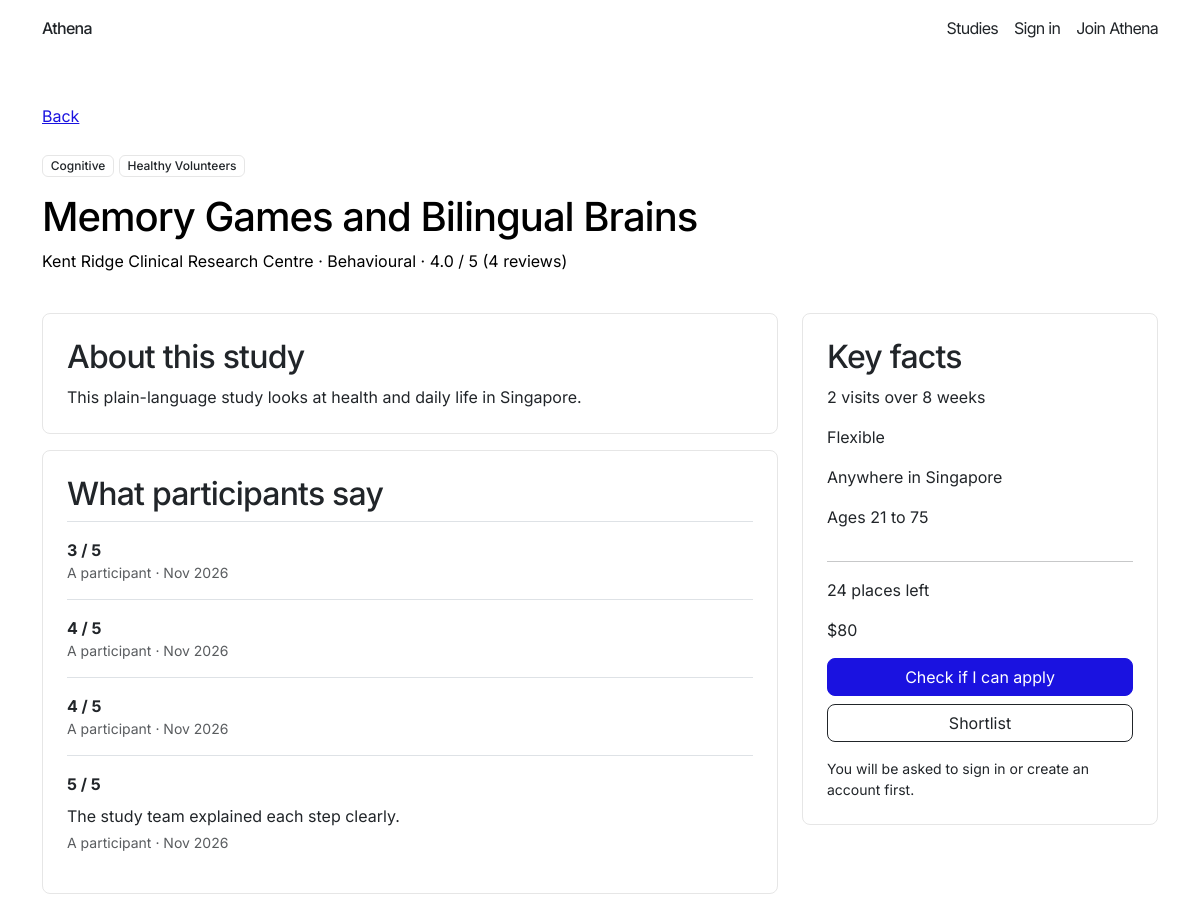
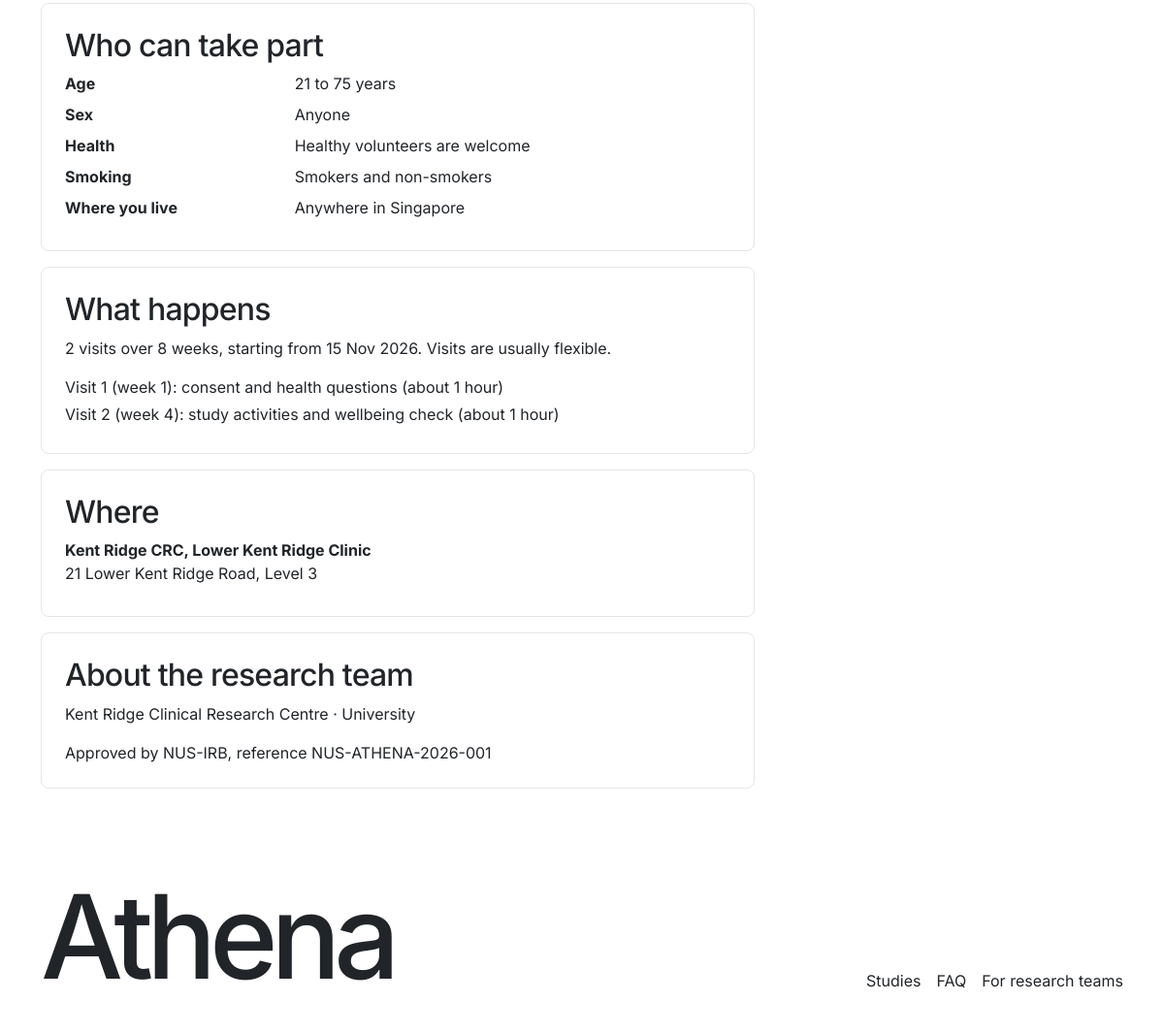
The page /studies/memory-games-and-bilingual-brains/ on the database its author committed (2 pictures, top to bottom).
### core/models.py (models this page shows, shortened)
class TimeStampedModel(models.Model):
    created_at = models.DateTimeField(auto_now_add=True)
    updated_at = models.DateTimeField(auto_now=True)
    class Meta:
        abstract = True

class Study(TimeStampedModel):
    class StudyType(models.TextChoices):
        INTERVENTIONAL = 'interventional', 'Interventional'
        OBSERVATIONAL = 'observational', 'Observational'
        BEHAVIOURAL = 'behavioural', 'Behavioural'
    class Phase(models.TextChoices):
        NOT_APPLICABLE = 'not_applicable', 'Not applicable'
        PHASE_1 = 'phase_1', 'Phase I'
        PHASE_2 = 'phase_2', 'Phase II'
        PHASE_3 = 'phase_3', 'Phase III'
        PHASE_4 = 'phase_4', 'Phase IV'
    class SexEligibility(models.TextChoices):
        ALL = 'all', 'Anyone'
        FEMALE = 'female', 'Women only'
        MALE = 'male', 'Men only'
    class SmokerRule(models.TextChoices):
        ANY = 'any', 'Smokers and non-smokers'
        NON_SMOKERS = 'non_smokers', 'Non-smokers only'
        SMOKERS = 'smokers', 'Smokers only'
    class VisitTimes(models.TextChoices):
        WEEKDAY_DAYTIME = 'weekday_daytime', 'Weekday daytime'
        WEEKDAY_EVENINGS = 'weekday_evenings', 'Weekday evenings'
        WEEKENDS = 'weekends', 'Weekends'
        FLEXIBLE = 'flexible', 'Flexible'
    class Status(models.TextChoices):
        DRAFT = 'draft', 'Draft'
        PENDING_REVIEW = 'pending_review', 'Pending review'
        CHANGES_REQUESTED = 'changes_requested', 'Changes requested'
        PUBLISHED = 'published', 'Published'
        PAUSED = 'paused', 'Paused'
        FULL = 'full', 'Full'
        CLOSED = 'closed', 'Closed'
    organisation = models.ForeignKey(
        Organisation, on_delete=models.RESTRICT, related_name='studies'
    )
    category = models.ForeignKey(
        StudyCategory, on_delete=models.RESTRICT, related_name='studies'
    )
    title = models.CharField(max_length=200)
    slug = models.SlugField(max_length=220, unique=True, blank=True)
    description = models.TextField()
    visit_plan = models.TextField(blank=True)
    study_type = models.CharField(max_length=20, choices=StudyType.choices)
    phase = models.CharField(
        max_length=20, choices=Phase.choices, default=Phase.NOT_APPLICABLE
    )
    accepts_healthy_volunteers = models.BooleanField()
    sex_eligibility = models.CharField(
        max_length=10, choices=SexEligibility.choices, default=SexEligibility.ALL
    )
    min_age = models.PositiveIntegerField(
        validators=[MinValueValidator(21), MaxValueValidator(100)]
    )
    max_age = models.PositiveIntegerField(
        validators=[MinValueValidator(21), MaxValueValidator(100)]
    )
    min_bmi = models.DecimalField(
        max_digits=4, decimal_places=1, null=True, blank=True
    )
    max_bmi = models.DecimalField(
        max_digits=4, decimal_places=1, null=True, blank=True
    )
    smoker_rule = models.CharField(
        max_length=15, choices=SmokerRule.choices, default=SmokerRule.ANY
    )
    required_conditions = models.ManyToManyField(
        Condition, blank=True, related_name='required_by_studies'
    )
    excluded_conditions = models.ManyToManyField(
        Condition, blank=True, related_name='excluded_by_studies'
    )
    regions = models.ManyToManyField(Region, blank=True, related_name='studies')
    sites = models.ManyToManyField(Site, blank=True, related_name='studies')
    target_enrolment = models.PositiveIntegerField()
    total_visits = models.PositiveIntegerField()
    duration_weeks = models.PositiveIntegerField(
        validators=[MinValueValidator(1)]
    )
    visit_times = models.CharField(max_length=20, choices=VisitTimes.choices)
    compensation_amount = models.DecimalField(max_digits=8, decimal_places=2)
    show_compensation = models.BooleanField()
    start_date = models.DateField()
    recruitment_deadline = models.DateField()
    irb_name = models.CharField(max_length=60, blank=True)
    irb_reference = models.CharField(max_length=60, blank=True)
    irb_expiry = models.DateField(null=True, blank=True)
    irb_approved_text = models.BooleanField(default=False)
    status = models.CharField(
        max_length=20, choices=Status.choices, default=Status.DRAFT
    )
    auto_shortlist_high = models.BooleanField(default=False)
    moderation_comments = models.TextField(blank=True)
    paused_reason = models.TextField(blank=True)
    submitted_at = models.DateTimeField(null=True, blank=True)
    published_at = models.DateTimeField(null=True, blank=True)
    created_by = models.ForeignKey(
        User,
        on_delete=models.SET_NULL,
        null=True,
        blank=True,
        related_name='created_studies',
    )
    last_edited_by = models.ForeignKey(
        User,
        on_delete=models.SET_NULL,
        null=True,
        blank=True,
        related_name='edited_studies',
    )
    reviewed_by = models.ForeignKey(
        User,
        on_delete=models.SET_NULL,
        null=True,
        blank=True,
        related_name='reviewed_studies',
    )
    class Meta:
        constraints = [
            models.CheckConstraint(
                condition=Q(min_age__lte=models.F('max_age')),
                name='study_age_order',
            ),
            models.CheckConstraint(
                condition=Q(min_bmi__isnull=True)
                | Q(max_bmi__isnull=True)
                | Q(min_bmi__lte=models.F('max_bmi')),
                name='study_bmi_order',
            ),
            models.CheckConstraint(
                condition=Q(target_enrolment__gte=1),
                name='study_target_min_1',
            ),
            models.CheckConstraint(
                condition=Q(total_visits__gte=1),
                name='study_visits_min_1',
            ),
            models.CheckConstraint(
                condition=Q(compensation_amount__gte=0),
                name='study_compensation_not_negative',
            ),
        ]
    @property
    def places_left(self):
        from .services import enrolled_count
        return max(0, self.target_enrolment - enrolled_count(self))

class StudyCategory(TimeStampedModel):
    name = models.CharField(max_length=100)
    slug = models.SlugField(max_length=100, unique=True)
    ml_label = models.CharField(max_length=100, unique=True)
    description = models.CharField(max_length=255)
    display_order = models.PositiveIntegerField()
    is_active = models.BooleanField(default=True)
    class Meta:
        ordering = ['display_order']

class Organisation(TimeStampedModel):
    class OrganisationType(models.TextChoices):
        HOSPITAL = 'hospital', 'Hospital'
        UNIVERSITY = 'university', 'University'
        RESEARCH_INSTITUTE = 'research_institute', 'Research institute'
        SPONSOR = 'sponsor', 'Sponsor'
        CRO = 'cro', 'Clinical research organisation'
    name = models.CharField(max_length=150, unique=True)
    org_type = models.CharField(max_length=30, choices=OrganisationType.choices)
    contact_person = models.CharField(max_length=120)
    contact_email = models.EmailField(validators=[EmailValidator()])
    is_active = models.BooleanField(default=True)

class Review(TimeStampedModel):
    class Status(models.TextChoices):
        PENDING = 'pending', 'Pending approval'
        APPROVED = 'approved', 'Published'
        REJECTED = 'rejected', 'Not approved'
    participant = models.ForeignKey(
        ParticipantProfile, on_delete=models.CASCADE, related_name='reviews'
    )
    study = models.ForeignKey(Study, on_delete=models.CASCADE, related_name='reviews')
    rating = models.PositiveSmallIntegerField(
        validators=[MinValueValidator(1), MaxValueValidator(5)]
    )
    comment = models.CharField(max_length=1000, blank=True)
    status = models.CharField(
        max_length=12, choices=Status.choices, default=Status.PENDING
    )
    rejection_reason = models.TextField(blank=True)
    moderated_by = models.ForeignKey(
        User, on_delete=models.SET_NULL, null=True, blank=True,
        related_name='moderated_reviews',
    )
    moderated_at = models.DateTimeField(null=True, blank=True)
    class Meta:
        constraints = [
            models.UniqueConstraint(
                fields=['participant', 'study'], name='unique_review_pair'
            ),
            models.CheckConstraint(
                condition=Q(rating__gte=1) & Q(rating__lte=5),
                name='review_rating_range',
            ),
        ]

class Site(TimeStampedModel):
    name = models.CharField(max_length=120)
    address = models.CharField(max_length=255)
    postal_code = models.CharField(
        max_length=6,
        validators=[RegexValidator(r'^\d{6}$', 'Postal code must contain exactly 6 digits.')],
    )
    organisation = models.ForeignKey(
        Organisation, on_delete=models.RESTRICT, related_name='sites'
    )
    region = models.ForeignKey(Region, on_delete=models.RESTRICT, related_name='sites')
    is_active = models.BooleanField(default=True)

### storefront/views.py (the view, shortened to what this page needs)
# urls.py: path('studies/<slug:slug>/', views.study_detail, name='study_detail'),
def study_detail(request, slug):
    try:
        study = get_public_study(slug)
    except Study.DoesNotExist:
        raise Http404
    is_shortlisted = (
        request.user.is_authenticated
        and hasattr(request.user, 'participant_profile')
        and study.shortlists.filter(
            participant=request.user.participant_profile
        ).exists()
    )
    application = None
    apply_step = None
    return render(
        request,
        'storefront/study_detail.html',
        {
            'study': study,
            'is_shortlisted': is_shortlisted,
            'application': application,
            'apply_step': apply_step,
            'approved_reviews': approved_reviews(study),
        },
    )

### templates/storefront/study_detail.html (shortened to what this page needs)
{% extends 'storefront/base_storefront.html' %}
{% block content %}
{% include 'storefront/_study_body.html' %}
{% endblock %}

### templates/storefront/_study_body.html (shortened to what this page needs)
{% load athena_format %}
<div class="container py-5">
  {% if not preview %}<a href="{% url 'storefront:studies' %}">Back</a>{% endif %}
  <div class="mt-4"><span class="badge category-chip">{{ study.category.name }}</span>{% if study.accepts_healthy_volunteers %} <span class="badge category-chip">Healthy Volunteers</span>{% endif %}</div>
  <h1 class="mt-3">{{ study.title }}</h1>
  <p>{{ study.organisation.name }} · {{ study.get_study_type_display }} · {% if study.review_count %}{{ study.review_average|floatformat:1 }} / 5 ({{ study.review_count }} review{% if study.review_count != 1 %}s{% endif %}){% else %}No reviews yet{% endif %}</p>
  <div class="row g-4 mt-2">
    <div class="col-lg-8">
      <section class="card p-4 mb-3"><h2>About this study</h2><p class="mb-0">{{ study.description }}</p></section>
      <section class="card p-4 mb-3">
        <h2>What participants say</h2>
        {% for review in approved_reviews %}
          <div class="border-top py-3">
            <strong>{{ review.rating }} / 5</strong>
            {% if review.comment %}<p class="mb-1 mt-2">{{ review.comment }}</p>{% endif %}
            <div class="small text-muted">A participant · {{ review.created_at|date:"M Y" }}</div>
          </div>
        {% empty %}
          <p class="mb-0">No reviews yet</p>
        {% endfor %}
      </section>
      <section class="card p-4 mb-3"><h2>Who can take part</h2>
        <dl class="row mb-0">
          <dt class="col-sm-4">Age</dt><dd class="col-sm-8">{{ study.min_age }} to {{ study.max_age }} years</dd>
          <dt class="col-sm-4">Sex</dt><dd class="col-sm-8">{{ study.get_sex_eligibility_display }}</dd>
          <dt class="col-sm-4">Health</dt><dd class="col-sm-8">{% if study.accepts_healthy_volunteers %}Healthy volunteers are welcome{% else %}For people living with a health condition{% endif %}</dd>
          <dt class="col-sm-4">Smoking</dt><dd class="col-sm-8">{{ study.get_smoker_rule_display }}</dd>
          <dt class="col-sm-4">Where you live</dt><dd class="col-sm-8">{% if study.regions.exists %}{% for region in study.regions.all %}{% if not forloop.first %}, {% endif %}{{ region.name }}{% endfor %}{% else %}Anywhere in Singapore{% endif %}</dd>
        </dl>
      </section>
      <section class="card p-4 mb-3"><h2>What happens</h2><p>{{ study.total_visits }} visits over {{ study.duration_weeks }} weeks, starting from {{ study.start_date|date:"j M Y" }}. Visits are usually {{ study.get_visit_times_display|lower }}.</p>{% for line in study.visit_plan.splitlines %}<p class="mb-1">{{ line }}</p>{% endfor %}</section>
      <section class="card p-4 mb-3"><h2>Where</h2>{% for site in study.sites.all %}<p class="mb-2"><strong>{{ site.name }}</strong><br>{{ site.address }}</p>{% endfor %}</section>
      <section class="card p-4"><h2>About the research team</h2><p>{{ study.organisation.name }} · {{ study.organisation.get_org_type_display }}</p>{% if study.irb_name %}<p class="mb-0">Approved by {{ study.irb_name }}, reference {{ study.irb_reference }}</p>{% endif %}</section>
    </div>
    <aside class="col-lg-4"><div class="card p-4 sticky-facts"><h2>Key facts</h2><p>{{ study.total_visits }} visits over {{ study.duration_weeks }} weeks</p><p>{{ study.get_visit_times_display }}</p><p>{% if study.regions.exists %}{% for region in study.regions.all %}{% if not forloop.first %}, {% endif %}{{ region.name }}{% endfor %}{% else %}Anywhere in Singapore{% endif %}</p><p>Ages {{ study.min_age }} to {{ study.max_age }}</p><hr>{% if study.status == 'full' %}<p>Full</p>{% else %}<p>{{ study.places_left }} places left</p>{% endif %}<p>{% if study.show_compensation %}{{ study.compensation_amount|money }}{% else %}Compensation for time and travel is provided{% endif %}</p>
      {% if preview %}
        <button class="btn btn-primary w-100" type="button" disabled>Check if I can apply</button>
        <button class="btn btn-outline-primary w-100 mt-2" type="button" disabled>Shortlist</button>
      {% else %}
        {% if study.status == 'full' %}
          <a class="btn btn-primary w-100" href="/accounts/login/?next=/studies/{{ study.slug }}/">Join the waitlist</a>
        {% else %}
          <a class="btn btn-primary w-100" href="/accounts/login/?next=/studies/{{ study.slug }}/">Check if I can apply</a>
        {% endif %}
      {% endif %}
      {% if not preview %}
        {% if user.is_authenticated and user.participant_profile %}<form method="post" action="{% if is_shortlisted %}{% url 'storefront:shortlist_remove' study.id %}{% else %}{% url 'storefront:shortlist_add' study.id %}{% endif %}" class="mt-2">{% csrf_token %}<input type="hidden" name="next" value="{{ request.path }}"><button class="btn btn-outline-primary w-100" type="submit">{% if is_shortlisted %}Remove from shortlist{% else %}Shortlist{% endif %}</button></form>{% else %}<a class="btn btn-outline-primary w-100 mt-2" href="/accounts/login/?next=/studies/{{ study.slug }}/">Shortlist</a><small class="d-block mt-3">You will be asked to sign in or create an account first.</small>{% endif %}
      {% endif %}
    </div></aside>
  </div>
</div>

### rows shown on the page
Study: category.name "Cognitive", title "Memory Games and Bilingual Brains", organisation.name "Kent Ridge Clinical Research Centre", study_type "Behavioural", review_average "4.0", review_count "4", description "This plain-language study looks at health and daily life in Singapore.", min_age "21", max_age "75", sex_eligibility "Anyone", smoker_rule "Smokers and non-smokers", total_visits "2", duration_weeks "8", start_date "15 Nov 2026", visit_times "flexible", organisation.org_type "University", irb_name "NUS-IRB", irb_reference "NUS-ATHENA-2026-001", visit_times "Flexible", places_left "24", compensation_amount "$80"
Review: rating "3", created_at "Nov 2026"
Review: rating "4", created_at "Nov 2026"
Review: rating "4", created_at "Nov 2026"
Review: rating "5", comment "The study team explained each step clearly.", created_at "Nov 2026"
Site: name "Kent Ridge CRC, Lower Kent Ridge Clinic", address "21 Lower Kent Ridge Road, Level 3"

### other values the page prints
{{ line }} "Visit 1 (week 1): consent and health questions (about 1 hour)" "Visit 2 (week 4): study activities and wellbeing check (about 1 hour)"
